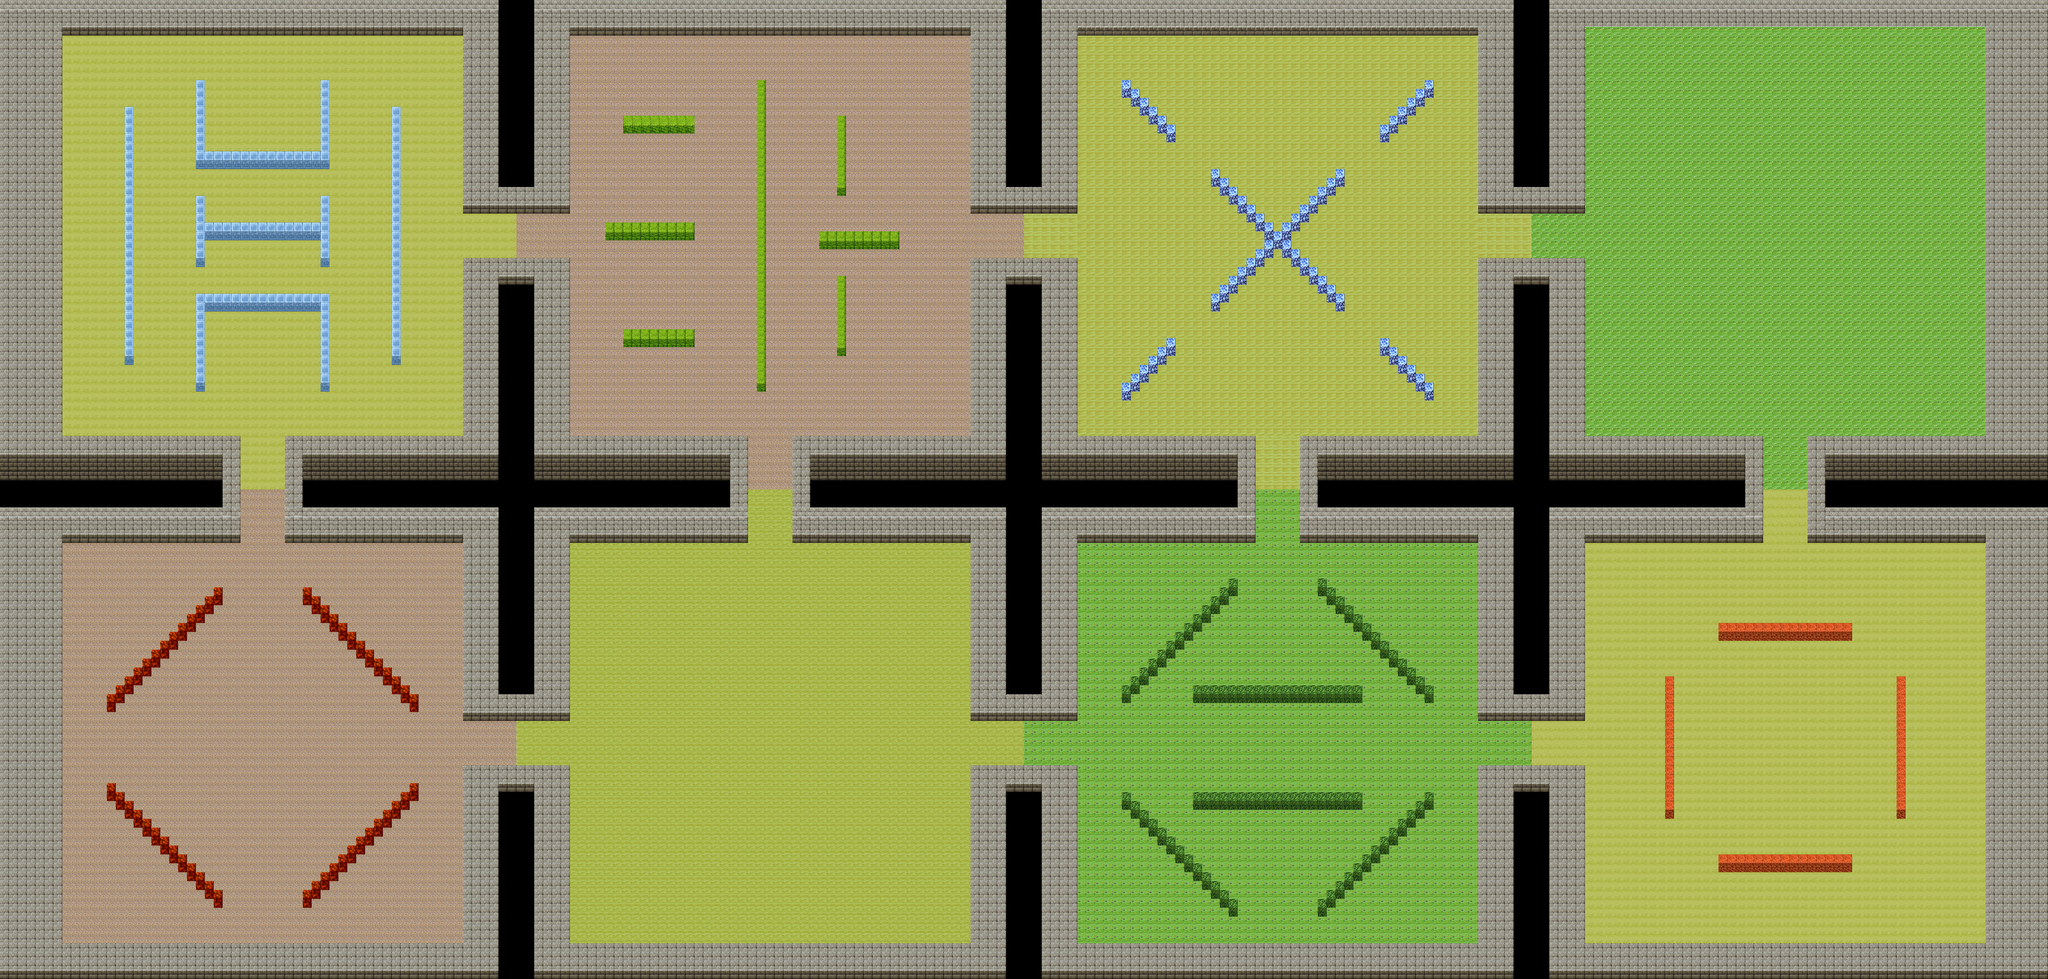

This game map was drawn from its Tiled (.tmx) file and the tilesets committed beside it. A one-line description and the trimmed map source follow:
An orthogonal 230x110 tile map with 32x32 px tiles, 2 tile layers (background, border), 2 tilesets and 2 objects (player1, player2).

<map version="1.2" tiledversion="1.2.4" orientation="orthogonal" renderorder="right-down" width="230" height="110" tilewidth="32" tileheight="32" infinite="0" nextlayerid="4" nextobjectid="3">
 <tileset firstgid="1" name="pic1" tilewidth="32" tileheight="32" tilecount="480" columns="16">
  <image source="pic1.png" width="512" height="968" />
 </tileset>
 <tileset firstgid="481" name="中国风rpg游戏地图元件-vx用中国风元件-TileA4_爱给网_aigei_com" tilewidth="32" tileheight="32" tilecount="240" columns="16">
  <image source="中国风rpg游戏地图元件-vx用中国风元件-TileA4_爱给网_aigei_com.png" width="512" height="480" />
 </tileset>
 <layer id="1" name="background" width="230" height="110">
  <data>[25300 cells, 16845 non-empty, 12 distinct tile ids]</data>
 </layer>
 <layer id="2" name="border" width="230" height="110" locked="1">
  <properties>
   <property name="Collidable" type="bool" value="true" />
  </properties>
  <data>[25300 cells, 7652 non-empty, 21 distinct tile ids]</data>
 </layer>
 <objectgroup id="3" name="object" locked="1">
  <object id="1" name="player1" x="1040" y="2812" width="56" height="48" />
  <object id="2" name="player2" x="1493.94" y="1433.33" width="118.182" height="109.091" />
 </objectgroup>
</map>
